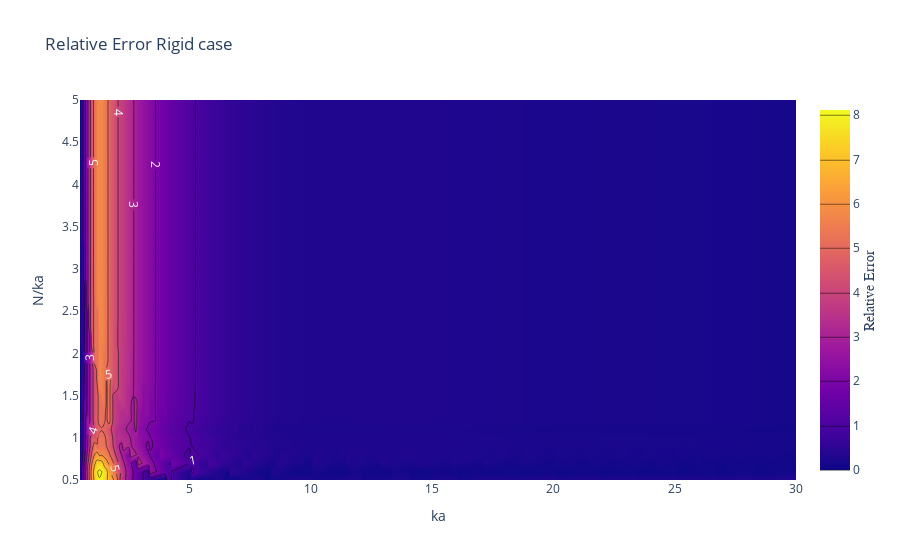

This figure's notebook cell:
### Code cell
fig = go.Figure(data =
    go.Contour(
        z=np.array(relative_error_rigid),
        x=ka_array,
        y=Nka_array,
        contours=dict(
            coloring ='heatmap',
            showlabels = True,
            labelfont = dict(
                size = 12,
                color = 'white',
            )
        ),
    colorbar=dict(
            title='Relative Error',
            titleside='right',
            titlefont=dict(
                size=14,
                family='Arial, sans-serif')
        )))
fig.update_layout(title = 'Relative Error Rigid case')
fig.update_xaxes(title = 'ka')
fig.update_yaxes(title = 'N/ka')
fig.show()

### Figure 1 — Plotly figure (JSON) as saved in the notebook; plotly's stock layout.template omitted (floating-point values rounded to 4 significant figures; data arrays with more than 128 entries replaced by an {"elided": "..."} marker saying what was removed)
{"data": [{"colorbar": {"title": {"font": {"family": "Arial, sans-serif", "size": 14}, "side": "right", "text": "Relative Error"}}, "contours": {"coloring": "heatmap", "labelfont": {"color": "white", "size": 12}, "showlabels": true}, "type": "contour", "x": {"elided": "296 float values"}, "y": [0.5, 0.6, 0.7, 0.8, 0.9, 1.0, 1.1, 1.2, 1.3, 1.4, 1.5, 1.6, 1.7, 1.8, 1.9, 2.0, 2.1, 2.2, 2.3, 2.4, 2.5, 2.6, 2.7, 2.8, 2.9, 3.0, 3.1, 3.2, 3.3, 3.4, 3.5, 3.6, 3.7, 3.8, 3.9, 4.0, 4.1, 4.2, 4.3, 4.4, 4.5, 4.6, 4.7, 4.8, 4.9, 5.0], "z": {"elided": "46x296 float values"}}], "layout": {"title": {"text": "Relative Error Rigid case"}, "xaxis": {"title": {"text": "ka"}}, "yaxis": {"title": {"text": "N/ka"}}}}
